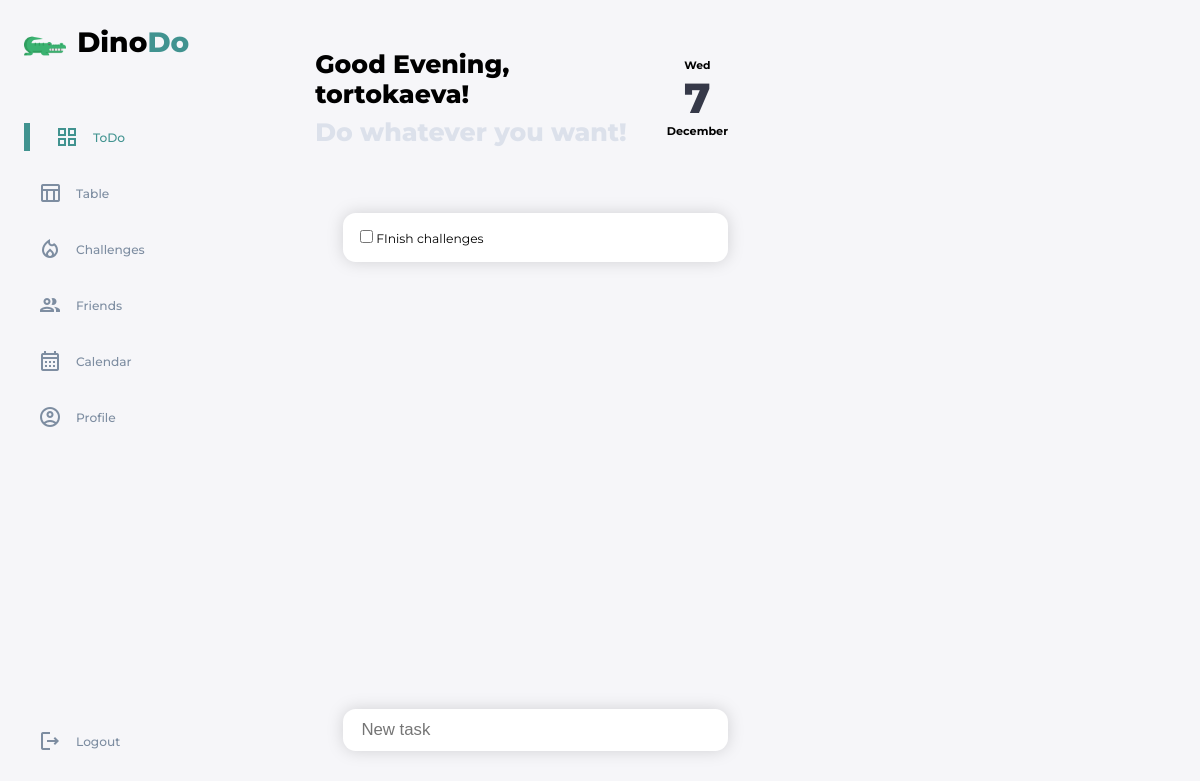
The app's page / (signed in), older data.
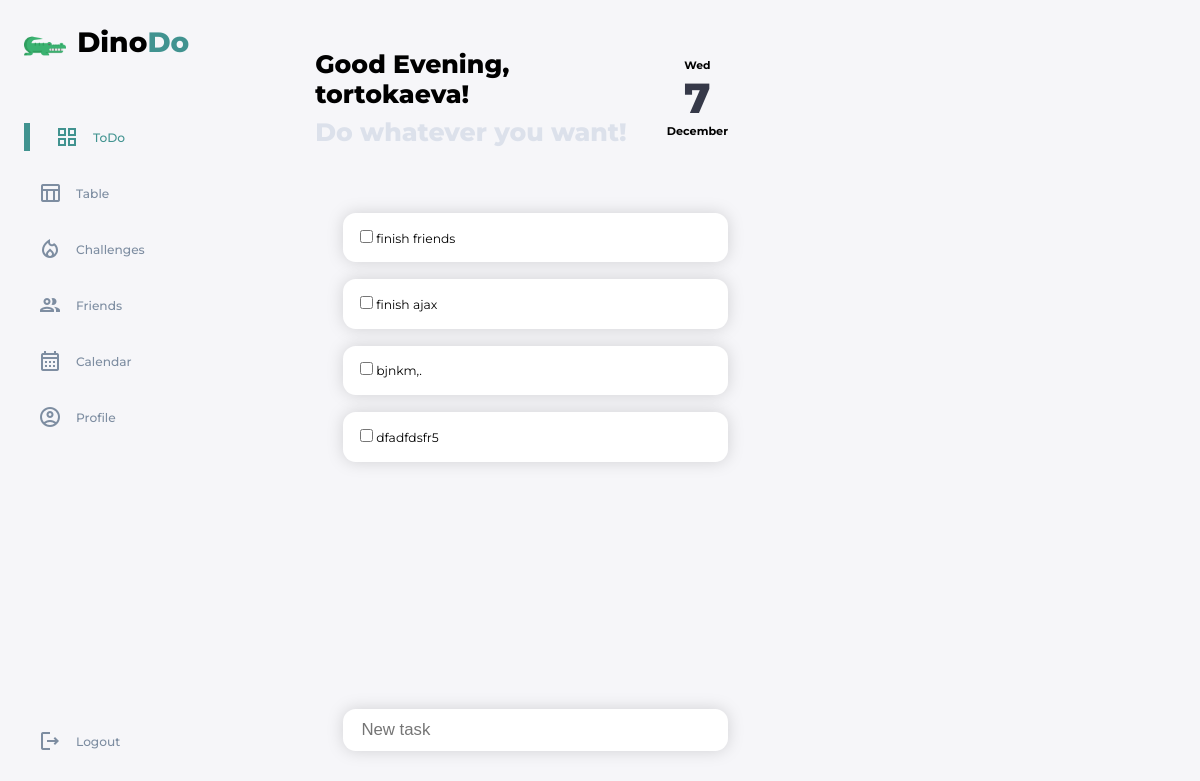
The same page, newer data.
### main/models.py (models this page shows, shortened)
class Task(models.Model):
    TYPE_CHOICES = [
        (1, 'ONEDAY'),
        (2, 'ROUTINE'),
        (3, 'CHALLENGETASK'),
        (4, 'LONGTIME'),
    ]
    user = models.ForeignKey(User, on_delete=models.CASCADE)
    title = models.CharField(max_length=255, blank=False, null=False)
    is_finished = models.BooleanField(null=False, default=False)
    type = models.IntegerField(null=False, blank=False, choices=TYPE_CHOICES, default=1)

### main/views.py (the view)
# urls.py: path('', views.mainPage , name='main'),
@login_required(login_url='login', redirect_field_name='')
def mainPage(request):
    if request.method == 'POST':
        if request.POST['new-task']:
            task = Task(title=request.POST['new-task'], user=request.user)
            task.save()
            return redirect('main')
    challenges = UserChallenge.objects.filter(participant=request.user)
    tasks = Task.objects.filter(user=request.user)
    relationship = Relationship.objects.filter(receiver=request.user.profile).filter(status='send')
    profile = Profile.objects.get(user=request.user)
    context = {'tasks': tasks, 'challenges': challenges, 'profile': profile, 'relationship':relationship}
    return render(request, 'main/main.html', context)

### main/models.py (called while the page is built)
    def __str__(self):
        return self.title

### main/templates/main/main.html (shortened to what this page needs)
{% extends 'main/base.html' %}
{% load static %}
{% block content %}
<div class="container1">
    <main>
      <div class="top-main">
        <div class="main-text">
          <h1>Good Evening, {{request.user}}!</h1>
          <h1 class="second">Do whatever you want!</h1>
        </div>
        <div class="date-main">
          <h5>{% now "D" %}</h5>
          <span class="date-int">{% now "j"%}</span>
          <h4>{% now "F" %}</h4>
        </div>
      </div>
      <div class="tasks">
        <div class="active-tasks">
          {% for task in tasks %}
            <div class="task-card">
              <label>
                <input type="checkbox" class="chkbx">
                <span>{{task.title}}</span>
              </label>
            </div>
          {% endfor %}
        </div>
        <form method="post">
          <div class="new-task">
            <div class="task-card-new">
              <input type="text" placeholder="New task" class="task-input" name="new-task" id="new-task">
            </div>
          </div>
        </form>
      </div>
    </main>
    <div class="rightside">
      </div>
    </div>
</div>
{% endblock %}

Row changes from the older to the newer data that the page shows:
removed Task: title "FInish challenges"
added Task: title "finish friends"
added Task: title "finish ajax"
added Task: title "bjnkm,."
added Task: title "dfadfdsfr5"
